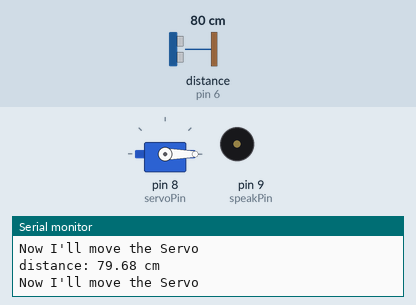
Simulated run of this sketch. Board: Arduino Uno, built with avr-gcc and run on an emulated ATmega328P. Shown: servo, buzzer (waves = sounding), the last lines printed to the serial monitor. Wiring (inferred from the names in the program): ultrasonic range finder: trigger pin 7; echo pin 6. Inputs (shaded band) come from the test bench; at power-on: distance to the obstacle (sensor on pin 6) 80 cm. The echo pulse lasts 58.3 µs per cm.

Above: at 1.8 s.
1.9 s: distance to the obstacle (sensor on pin 6) set to 195 cm
5.4 s: distance to the obstacle (sensor on pin 6) set to 205 cm
At 6.4 s:
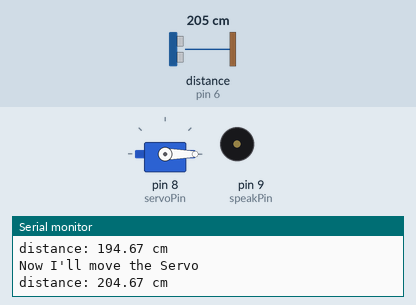
7.0 s: distance to the obstacle (sensor on pin 6) set to 60 cm
At 7.4 s:
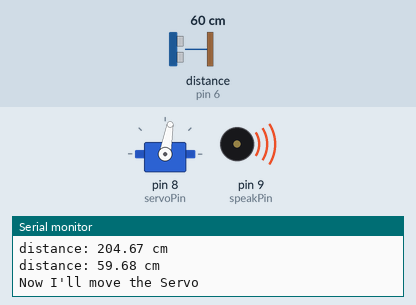
11.1 s: distance to the obstacle (sensor on pin 6) set to 250 cm
At 12.1 s:
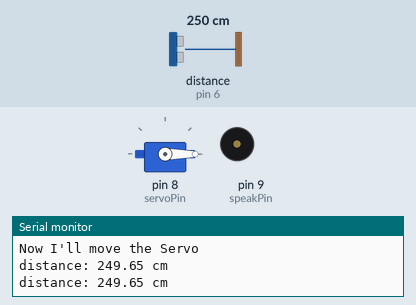
Timing chart, 0 to 13.6 s (numbered marks = the images above; inputs shaded):
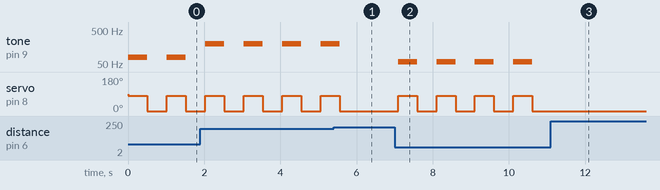

The sketch:

Code.ino
```cpp
#include <Servo.h>

const int trigPin = 7;
const int echoPin = 6;
const int servoPin = 8;

int speakPin = 9;

int position = 80;

Servo myServo;

void setup() {
  Serial.begin(9600);
  pinMode(trigPin, OUTPUT);
  pinMode(echoPin, INPUT);
  myServo.attach(servoPin);
  myServo.write(90);
}

void loop() {
  digitalWrite(trigPin, LOW);
  delayMicroseconds(2);
  digitalWrite(trigPin, HIGH);
  delayMicroseconds(10);
  digitalWrite(trigPin, LOW);

  long duration = pulseIn(echoPin, HIGH);
  float distance = duration * 0.0343 / 2;

  Serial.print("distance: ");
  Serial.print(distance);
  Serial.println(" cm");

  if (distance < 200) {
    Serial.println("Now I'll move the Servo");
    tone(speakPin, distance);
    //262 ^= C4
    myServo.write(position);
    delay(500);
    myServo.write(0);
    noTone(speakPin);
  }

  myServo.write(0);
  delay(500);
}
```

Measured:
- the behaviour switches between 200 and 201 cm on distance to the obstacle (sensor on pin 6) (found by bisection; images 0 and 1)
- after the input at 5.4 s, tone on pin 9 (speakPin): goes on until 5.6 s, then stays silent; servo on pin 8 (servoPin): goes on until 5.6 s, then stays 0°
- after the input at 7.0 s, tone on pin 9 (speakPin): alternates 59 Hz for 0.50 s and silent for 0.50 s, starting after 0.09 s; servo on pin 8 (servoPin): alternates 80° for 0.50 s and 0° for 0.50 s, starting after 0.10 s
- after the input at 11.1 s, tone on pin 9 (speakPin): stops changing and stays silent; servo on pin 8 (servoPin): stops changing and stays 0°
- by itself, tone on pin 9 (speakPin): alternates 194 Hz for 0.50 s and silent for 0.51 s
- by itself, servo on pin 8 (servoPin): alternates 80° for 0.50 s and 0° for 0.51 s
